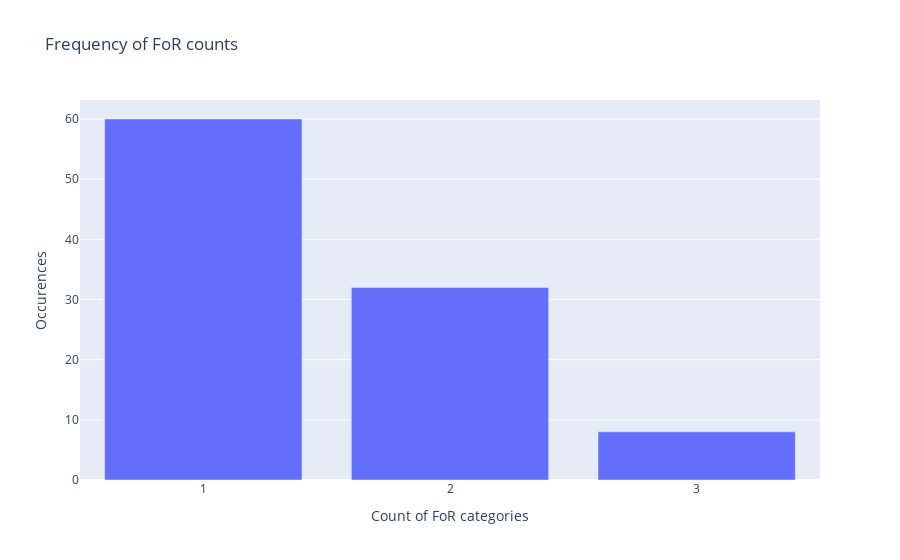

Notebook code cell kept with this figure:
### Code cell
fig = px.bar(
    x = grouped["Counts"],
    y = grouped["Occurences"], 
    title = "Frequency of FoR counts",
    labels = {"x": "Count of FoR categories", "y": "Occurences"}
)

fig.update_layout(xaxis = dict(tickvals = [1, 2, 3])) #set sensible tick marks
fig.show()

### Figure 1 — Plotly figure (JSON) as saved in the notebook; plotly's stock layout.template omitted (floating-point values rounded to 4 significant figures)
{"data": [{"alignmentgroup": "True", "hovertemplate": "Count of FoR categories=%{x}<br>Occurences=%{y}<extra></extra>", "legendgroup": "", "marker": {"color": "#636efa"}, "name": "", "offsetgroup": "", "orientation": "v", "showlegend": false, "textposition": "auto", "type": "bar", "x": [1, 2, 3], "xaxis": "x", "y": [60, 32, 8], "yaxis": "y"}], "layout": {"autosize": true, "barmode": "relative", "legend": {"tracegroupgap": 0}, "title": {"text": "Frequency of FoR counts"}, "xaxis": {"anchor": "y", "autorange": true, "domain": [0, 1], "range": [0.5, 3.5], "tickvals": [1, 2, 3], "title": {"text": "Count of FoR categories"}, "type": "linear"}, "yaxis": {"anchor": "x", "autorange": true, "domain": [0, 1], "range": [0, 63.16], "title": {"text": "Occurences"}, "type": "linear"}}}
